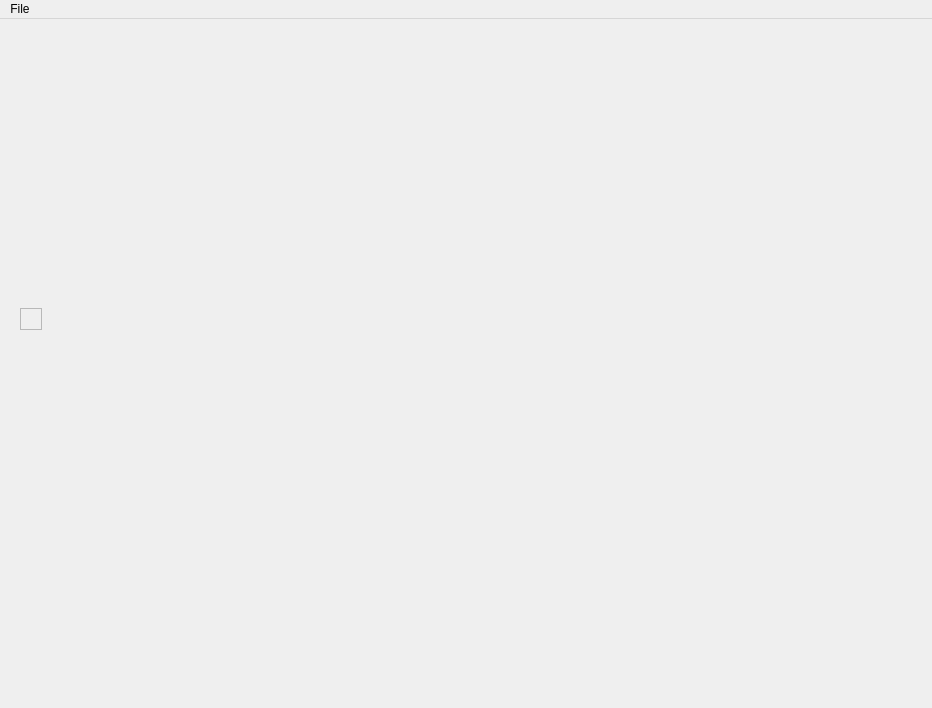
<?xml version="1.0" encoding="UTF-8"?>
<ui version="4.0">
 <class>MainWindow</class>
 <widget class="QMainWindow" name="MainWindow">
  <property name="geometry">
   <rect>
    <x>0</x>
    <y>0</y>
    <width>932</width>
    <height>708</height>
   </rect>
  </property>
  <property name="windowTitle">
   <string>MainWindow</string>
  </property>
  <widget class="QWidget" name="centralwidget">
   <property name="sizePolicy">
    <sizepolicy hsizetype="Expanding" vsizetype="Expanding">
     <horstretch>0</horstretch>
     <verstretch>0</verstretch>
    </sizepolicy>
   </property>
   <widget class="QWidget" name="verticalLayoutWidget">
    <property name="geometry">
     <rect>
      <x>10</x>
      <y>10</y>
      <width>831</width>
      <height>531</height>
     </rect>
    </property>
    <layout class="QVBoxLayout" name="main_layout">
     <property name="sizeConstraint">
      <enum>QLayout::SetNoConstraint</enum>
     </property>
     <item>
      <widget class="TopLevelConfigWidget" name="toplevel_widget" native="true"/>
     </item>
     <item>
      <widget class="WidgetTopLevelConfigWidget" name="widget_toplevel_widget" native="true"/>
     </item>
     <item>
      <widget class="QWidget" name="scroll" native="true">
       <widget class="QScrollArea" name="scrollArea">
        <property name="geometry">
         <rect>
          <x>10</x>
          <y>10</y>
          <width>22</width>
          <height>22</height>
         </rect>
        </property>
        <property name="widgetResizable">
         <bool>true</bool>
        </property>
        <widget class="QWidget" name="scrollAreaWidgetContents">
         <property name="geometry">
          <rect>
           <x>0</x>
           <y>0</y>
           <width>20</width>
           <height>20</height>
          </rect>
         </property>
         <widget class="QWidget" name="verticalLayoutWidget_2">
          <property name="geometry">
           <rect>
            <x>20</x>
            <y>20</y>
            <width>160</width>
            <height>80</height>
           </rect>
          </property>
          <layout class="QVBoxLayout" name="verticalLayout_3"/>
         </widget>
        </widget>
       </widget>
      </widget>
     </item>
     <item>
      <widget class="GenerateConfigWidget" name="generate_config_widget" native="true"/>
     </item>
    </layout>
   </widget>
  </widget>
  <widget class="QMenuBar" name="menubar">
   <property name="geometry">
    <rect>
     <x>0</x>
     <y>0</y>
     <width>932</width>
     <height>21</height>
    </rect>
   </property>
   <widget class="QMenu" name="menuFile">
    <property name="title">
     <string>File</string>
    </property>
    <addaction name="actionOpen"/>
    <addaction name="actionSave"/>
   </widget>
   <addaction name="menuFile"/>
  </widget>
  <action name="actionOpen">
   <property name="text">
    <string>Open</string>
   </property>
  </action>
  <action name="actionNew">
   <property name="text">
    <string>New</string>
   </property>
  </action>
  <action name="actionSave">
   <property name="text">
    <string>Save</string>
   </property>
  </action>
 </widget>
 <customwidgets>
  <customwidget>
   <class>TopLevelConfigWidget</class>
   <extends>QWidget</extends>
   <header>libraries/ShuffleboardGenerator/lib/ui/subpanels.h</header>
   <container>1</container>
  </customwidget>
  <customwidget>
   <class>WidgetTopLevelConfigWidget</class>
   <extends>QWidget</extends>
   <header>libraries/ShuffleboardGenerator/lib/ui/subpanels.h</header>
   <container>1</container>
  </customwidget>
  <customwidget>
   <class>GenerateConfigWidget</class>
   <extends>QWidget</extends>
   <header>libraries/ShuffleboardGenerator/lib/ui/subpanels.h</header>
   <container>1</container>
  </customwidget>
 </customwidgets>
 <resources/>
 <connections/>
</ui>
